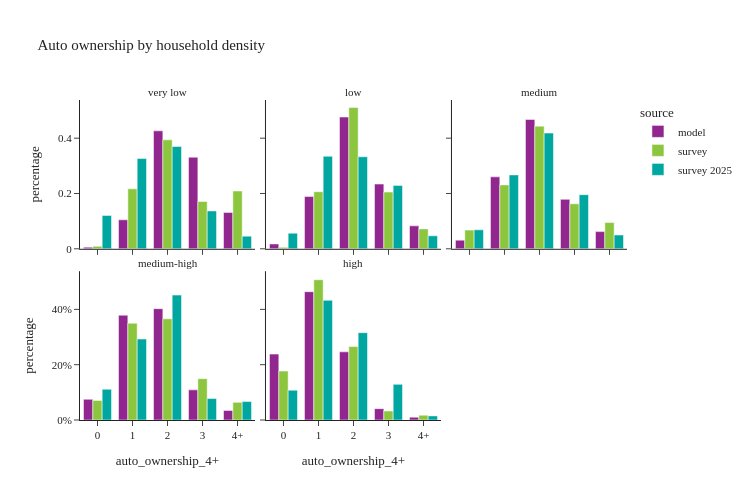

Here is the notebook cell this chart was saved with:
### Code cell
util.plot_share_facetbar(hh_data.dropna(subset=['log_hh_1_group']), 'hh_weight', share_col="auto_ownership_4+", title="Auto ownership by household density", 
                            facet_col="log_hh_1_group", facet_col_wrap=3, height=500, orientation='v')

### Figure 1 — Plotly figure (JSON) as saved in the notebook; plotly's stock layout.template omitted (floating-point values rounded to 4 significant figures)
{"data": [{"alignmentgroup": "True", "customdata": [[1295], [22727], [92517], [71842], [28510]], "hovertemplate": "source=model<br>log_hh_1_group=very low<br>auto_ownership_4+=%{x}<br>percentage=%{y}<br>sample_size=%{customdata[0]}<extra></extra>", "legendgroup": "model", "marker": {"color": "#91268F", "pattern": {"shape": ""}}, "name": "model", "offsetgroup": "model", "orientation": "v", "showlegend": true, "textposition": "auto", "type": "bar", "x": ["0", "1", "2", "3", "4+"], "xaxis": "x4", "y": [0.005971, 0.1048, 0.4266, 0.3312, 0.1314], "yaxis": "y4"}, {"alignmentgroup": "True", "customdata": [[3793], [40995], [103379], [50773], [17996]], "hovertemplate": "source=model<br>log_hh_1_group=low<br>auto_ownership_4+=%{x}<br>percentage=%{y}<br>sample_size=%{customdata[0]}<extra></extra>", "legendgroup": "model", "marker": {"color": "#91268F", "pattern": {"shape": ""}}, "name": "model", "offsetgroup": "model", "orientation": "v", "showlegend": false, "textposition": "auto", "type": "bar", "x": ["0", "1", "2", "3", "4+"], "xaxis": "x5", "y": [0.01748, 0.189, 0.4765, 0.234, 0.08296], "yaxis": "y5"}, {"alignmentgroup": "True", "customdata": [[13581], [112870], [202882], [77550], [26964]], "hovertemplate": "source=model<br>log_hh_1_group=medium<br>auto_ownership_4+=%{x}<br>percentage=%{y}<br>sample_size=%{customdata[0]}<extra></extra>", "legendgroup": "model", "marker": {"color": "#91268F", "pattern": {"shape": ""}}, "name": "model", "offsetgroup": "model", "orientation": "v", "showlegend": false, "textposition": "auto", "type": "bar", "x": ["0", "1", "2", "3", "4+"], "xaxis": "x6", "y": [0.0313, 0.2602, 0.4676, 0.1787, 0.06215], "yaxis": "y6"}, {"alignmentgroup": "True", "customdata": [[32426], [164371], [174687], [47326], [14948]], "hovertemplate": "source=model<br>log_hh_1_group=medium-high<br>auto_ownership_4+=%{x}<br>percentage=%{y}<br>sample_size=%{customdata[0]}<extra></extra>", "legendgroup": "model", "marker": {"color": "#91268F", "pattern": {"shape": ""}}, "name": "model", "offsetgroup": "model", "orientation": "v", "showlegend": false, "textposition": "auto", "type": "bar", "x": ["0", "1", "2", "3", "4+"], "xaxis": "x", "y": [0.07476, 0.3789, 0.4027, 0.1091, 0.03446], "yaxis": "y"}, {"alignmentgroup": "True", "customdata": [[103392], [201310], [106968], [17805], [4445]], "hovertemplate": "source=model<br>log_hh_1_group=high<br>auto_ownership_4+=%{x}<br>percentage=%{y}<br>sample_size=%{customdata[0]}<extra></extra>", "legendgroup": "model", "marker": {"color": "#91268F", "pattern": {"shape": ""}}, "name": "model", "offsetgroup": "model", "orientation": "v", "showlegend": false, "textposition": "auto", "type": "bar", "x": ["0", "1", "2", "3", "4+"], "xaxis": "x2", "y": [0.2383, 0.4639, 0.2465, 0.04103, 0.01024], "yaxis": "y2"}, {"alignmentgroup": "True", "customdata": [[5], [87], [160], [70], [39]], "hovertemplate": "source=survey<br>log_hh_1_group=very low<br>auto_ownership_4+=%{x}<br>percentage=%{y}<br>sample_size=%{customdata[0]}<extra></extra>", "legendgroup": "survey", "marker": {"color": "#8CC63E", "pattern": {"shape": ""}}, "name": "survey", "offsetgroup": "survey", "orientation": "v", "showlegend": true, "textposition": "auto", "type": "bar", "x": ["0", "1", "2", "3", "4+"], "xaxis": "x4", "y": [0.008906, 0.2169, 0.394, 0.1711, 0.2091], "yaxis": "y4"}, {"alignmentgroup": "True", "customdata": [[8], [80], [145], [49], [14]], "hovertemplate": "source=survey<br>log_hh_1_group=low<br>auto_ownership_4+=%{x}<br>percentage=%{y}<br>sample_size=%{customdata[0]}<extra></extra>", "legendgroup": "survey", "marker": {"color": "#8CC63E", "pattern": {"shape": ""}}, "name": "survey", "offsetgroup": "survey", "orientation": "v", "showlegend": false, "textposition": "auto", "type": "bar", "x": ["0", "1", "2", "3", "4+"], "xaxis": "x5", "y": [0.005262, 0.2064, 0.5112, 0.2051, 0.07205], "yaxis": "y5"}, {"alignmentgroup": "True", "customdata": [[29], [219], [264], [79], [36]], "hovertemplate": "source=survey<br>log_hh_1_group=medium<br>auto_ownership_4+=%{x}<br>percentage=%{y}<br>sample_size=%{customdata[0]}<extra></extra>", "legendgroup": "survey", "marker": {"color": "#8CC63E", "pattern": {"shape": ""}}, "name": "survey", "offsetgroup": "survey", "orientation": "v", "showlegend": false, "textposition": "auto", "type": "bar", "x": ["0", "1", "2", "3", "4+"], "xaxis": "x6", "y": [0.06759, 0.2311, 0.4435, 0.1629, 0.09493], "yaxis": "y6"}, {"alignmentgroup": "True", "customdata": [[58], [368], [252], [55], [34]], "hovertemplate": "source=survey<br>log_hh_1_group=medium-high<br>auto_ownership_4+=%{x}<br>percentage=%{y}<br>sample_size=%{customdata[0]}<extra></extra>", "legendgroup": "survey", "marker": {"color": "#8CC63E", "pattern": {"shape": ""}}, "name": "survey", "offsetgroup": "survey", "orientation": "v", "showlegend": false, "textposition": "auto", "type": "bar", "x": ["0", "1", "2", "3", "4+"], "xaxis": "x", "y": [0.0709, 0.3499, 0.3658, 0.1495, 0.06388], "yaxis": "y"}, {"alignmentgroup": "True", "customdata": [[539], [940], [293], [36], [11]], "hovertemplate": "source=survey<br>log_hh_1_group=high<br>auto_ownership_4+=%{x}<br>percentage=%{y}<br>sample_size=%{customdata[0]}<extra></extra>", "legendgroup": "survey", "marker": {"color": "#8CC63E", "pattern": {"shape": ""}}, "name": "survey", "offsetgroup": "survey", "orientation": "v", "showlegend": false, "textposition": "auto", "type": "bar", "x": ["0", "1", "2", "3", "4+"], "xaxis": "x2", "y": [0.1772, 0.5071, 0.2656, 0.03269, 0.01734], "yaxis": "y2"}, {"alignmentgroup": "True", "customdata": [[48], [219], [200], [73], [31]], "hovertemplate": "source=survey 2025<br>log_hh_1_group=very low<br>auto_ownership_4+=%{x}<br>percentage=%{y}<br>sample_size=%{customdata[0]}<extra></extra>", "legendgroup": "survey 2025", "marker": {"color": "#00A7A0", "pattern": {"shape": ""}}, "name": "survey 2025", "offsetgroup": "survey 2025", "orientation": "v", "showlegend": true, "textposition": "auto", "type": "bar", "x": ["0", "1", "2", "3", "4+"], "xaxis": "x4", "y": [0.1208, 0.3264, 0.3701, 0.137, 0.04579], "yaxis": "y4"}, {"alignmentgroup": "True", "customdata": [[26], [160], [148], [60], [26]], "hovertemplate": "source=survey 2025<br>log_hh_1_group=low<br>auto_ownership_4+=%{x}<br>percentage=%{y}<br>sample_size=%{customdata[0]}<extra></extra>", "legendgroup": "survey 2025", "marker": {"color": "#00A7A0", "pattern": {"shape": ""}}, "name": "survey 2025", "offsetgroup": "survey 2025", "orientation": "v", "showlegend": false, "textposition": "auto", "type": "bar", "x": ["0", "1", "2", "3", "4+"], "xaxis": "x5", "y": [0.05647, 0.3345, 0.3327, 0.2293, 0.04697], "yaxis": "y5"}, {"alignmentgroup": "True", "customdata": [[52], [208], [243], [83], [37]], "hovertemplate": "source=survey 2025<br>log_hh_1_group=medium<br>auto_ownership_4+=%{x}<br>percentage=%{y}<br>sample_size=%{customdata[0]}<extra></extra>", "legendgroup": "survey 2025", "marker": {"color": "#00A7A0", "pattern": {"shape": ""}}, "name": "survey 2025", "offsetgroup": "survey 2025", "orientation": "v", "showlegend": false, "textposition": "auto", "type": "bar", "x": ["0", "1", "2", "3", "4+"], "xaxis": "x6", "y": [0.06864, 0.2672, 0.4185, 0.1956, 0.04996], "yaxis": "y6"}, {"alignmentgroup": "True", "customdata": [[52], [184], [182], [54], [27]], "hovertemplate": "source=survey 2025<br>log_hh_1_group=medium-high<br>auto_ownership_4+=%{x}<br>percentage=%{y}<br>sample_size=%{customdata[0]}<extra></extra>", "legendgroup": "survey 2025", "marker": {"color": "#00A7A0", "pattern": {"shape": ""}}, "name": "survey 2025", "offsetgroup": "survey 2025", "orientation": "v", "showlegend": false, "textposition": "auto", "type": "bar", "x": ["0", "1", "2", "3", "4+"], "xaxis": "x", "y": [0.1113, 0.2928, 0.4517, 0.07764, 0.06656], "yaxis": "y"}, {"alignmentgroup": "True", "customdata": [[22], [135], [73], [24], [3]], "hovertemplate": "source=survey 2025<br>log_hh_1_group=high<br>auto_ownership_4+=%{x}<br>percentage=%{y}<br>sample_size=%{customdata[0]}<extra></extra>", "legendgroup": "survey 2025", "marker": {"color": "#00A7A0", "pattern": {"shape": ""}}, "name": "survey 2025", "offsetgroup": "survey 2025", "orientation": "v", "showlegend": false, "textposition": "auto", "type": "bar", "x": ["0", "1", "2", "3", "4+"], "xaxis": "x2", "y": [0.1078, 0.4327, 0.3158, 0.1289, 0.01481], "yaxis": "y2"}], "layout": {"annotations": [{"font": {}, "showarrow": false, "text": "medium-high", "x": 0.16, "xanchor": "center", "xref": "paper", "y": 0.465, "yanchor": "bottom", "yref": "paper"}, {"font": {}, "showarrow": false, "text": "high", "x": 0.5, "xanchor": "center", "xref": "paper", "y": 0.465, "yanchor": "bottom", "yref": "paper"}, {"font": {}, "showarrow": false, "text": "very low", "x": 0.16, "xanchor": "center", "xref": "paper", "y": 1.0, "yanchor": "bottom", "yref": "paper"}, {"font": {}, "showarrow": false, "text": "low", "x": 0.5, "xanchor": "center", "xref": "paper", "y": 1.0, "yanchor": "bottom", "yref": "paper"}, {"font": {}, "showarrow": false, "text": "medium", "x": 0.84, "xanchor": "center", "xref": "paper", "y": 1.0, "yanchor": "bottom", "yref": "paper"}], "barmode": "group", "height": 500, "legend": {"title": {"text": "source"}, "tracegroupgap": 0}, "title": {"text": "Auto ownership by household density"}, "width": 750, "xaxis": {"anchor": "y", "domain": [0.0, 0.32], "title": {"text": "auto_ownership_4+"}}, "xaxis2": {"anchor": "y2", "domain": [0.34, 0.66], "matches": "x", "title": {"text": "auto_ownership_4+"}}, "xaxis3": {"anchor": "y3", "domain": [0.68, 1.0], "matches": "x", "title": {"text": "auto_ownership_4+"}}, "xaxis4": {"anchor": "y4", "domain": [0.0, 0.32], "matches": "x", "showticklabels": false}, "xaxis5": {"anchor": "y5", "domain": [0.34, 0.66], "matches": "x", "showticklabels": false}, "xaxis6": {"anchor": "y6", "domain": [0.68, 1.0], "matches": "x", "showticklabels": false}, "yaxis": {"anchor": "x", "domain": [0.0, 0.465], "tickformat": ".0%", "title": {"text": "percentage"}}, "yaxis2": {"anchor": "x2", "domain": [0.0, 0.465], "matches": "y", "showticklabels": false, "tickformat": ".0%"}, "yaxis3": {"anchor": "x3", "domain": [0.0, 0.465], "matches": "y", "showticklabels": false}, "yaxis4": {"anchor": "x4", "domain": [0.535, 1.0], "matches": "y", "title": {"text": "percentage"}}, "yaxis5": {"anchor": "x5", "domain": [0.535, 1.0], "matches": "y", "showticklabels": false}, "yaxis6": {"anchor": "x6", "domain": [0.535, 1.0], "matches": "y", "showticklabels": false}}}
